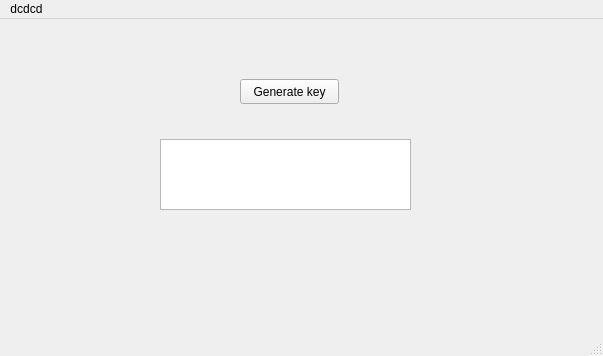
<?xml version="1.0" encoding="UTF-8"?>
<ui version="4.0">
 <class>MainWindow</class>
 <widget class="QMainWindow" name="MainWindow">
  <property name="geometry">
   <rect>
    <x>0</x>
    <y>0</y>
    <width>603</width>
    <height>356</height>
   </rect>
  </property>
  <property name="windowTitle">
   <string>MainWindow</string>
  </property>
  <widget class="QWidget" name="centralwidget">
   <widget class="QPlainTextEdit" name="plainTextEdit">
    <property name="geometry">
     <rect>
      <x>160</x>
      <y>120</y>
      <width>251</width>
      <height>71</height>
     </rect>
    </property>
   </widget>
   <widget class="QPushButton" name="pushButton">
    <property name="geometry">
     <rect>
      <x>240</x>
      <y>60</y>
      <width>99</width>
      <height>25</height>
     </rect>
    </property>
    <property name="cursor">
     <cursorShape>PointingHandCursor</cursorShape>
    </property>
    <property name="mouseTracking">
     <bool>false</bool>
    </property>
    <property name="text">
     <string>Generate key</string>
    </property>
   </widget>
  </widget>
  <widget class="QMenuBar" name="menubar">
   <property name="geometry">
    <rect>
     <x>0</x>
     <y>0</y>
     <width>603</width>
     <height>22</height>
    </rect>
   </property>
   <widget class="QMenu" name="menu_f_f_f">
    <property name="title">
     <string>dcdcd</string>
    </property>
    <addaction name="separator"/>
    <addaction name="separator"/>
    <addaction name="separator"/>
    <addaction name="separator"/>
   </widget>
   <addaction name="menu_f_f_f"/>
  </widget>
  <widget class="QStatusBar" name="statusbar"/>
 </widget>
 <resources/>
 <connections>
  <connection>
   <sender>pushButton</sender>
   <signal>clicked()</signal>
   <receiver>plainTextEdit</receiver>
   <slot>show()</slot>
   <hints>
    <hint type="sourcelabel">
     <x>338</x>
     <y>106</y>
    </hint>
    <hint type="destinationlabel">
     <x>410</x>
     <y>170</y>
    </hint>
   </hints>
  </connection>
 </connections>
</ui>
